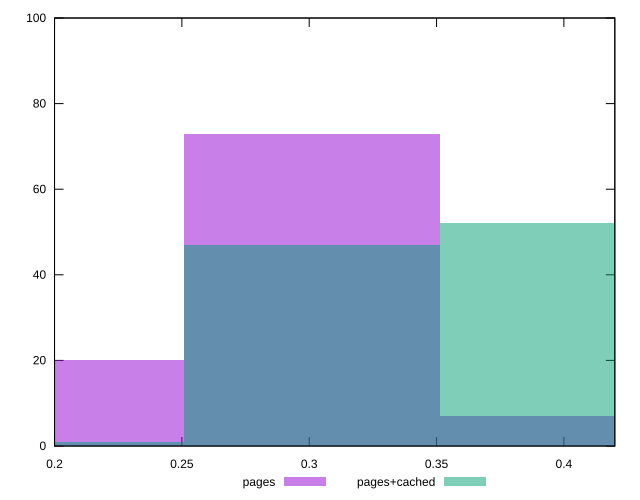

Recreate this plot in gnuplot.
reset

$pages <<EOF
0.2007597735627751 20
0.3011396603441627 73
0.4015195471255502 7
EOF

$pagesCached <<EOF
0.2007597735627751 1
0.4015195471255502 52
0.3011396603441627 47
EOF

set key outside below
set boxwidth 0.10037988678138755
set xrange [0.2:0.42]
set yrange [0:100]
set trange [0:100]
set style fill transparent solid 0.5 noborder
set terminal svg size 640, 500 enhanced background rgb 'white'
set output "report_00025_2021-02-22T21:38:55.199Z/meta/score/comparison/histogram/0_vs_1.svg"

plot $pages title "pages" with boxes, \
     $pagesCached title "pages+cached" with boxes

reset
